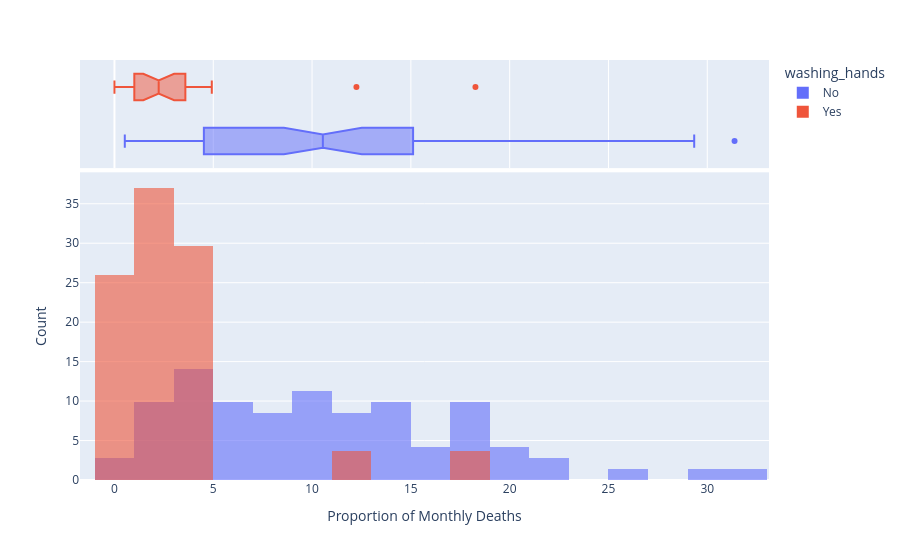

Write notebook code for a chart like this one.
### Code cell
hist = px.histogram(df_monthly_deaths,
                   x='pct_deaths',
                   color='washing_hands',
                   nbins=30,
                   opacity=0.6,
                   barmode='overlay',
                   histnorm='percent',
                   marginal='box',)

hist.update_layout(xaxis_title='Proportion of Monthly Deaths',
                   yaxis_title='Count',)

hist.show()

### Figure 1 — Plotly figure (JSON) as saved in the notebook; plotly's stock layout.template omitted (floating-point values rounded to 4 significant figures)
{"data": [{"bingroup": "x", "histnorm": "percent", "hovertemplate": "washing_hands=No<br>pct_deaths=%{x}<br>percent=%{y}<extra></extra>", "legendgroup": "No", "marker": {"color": "#636efa", "opacity": 0.6, "pattern": {"shape": ""}}, "name": "No", "nbinsx": 30, "orientation": "v", "showlegend": true, "x": [14.57, 7.531, 4.332, 1.569, 0.7843, 5.0, 8.421, 1.351, 1.878, 11.02, 22.55, 20.85, 12.22, 10.23, 10.74, 3.226, 6.593, 20.78, 25.46, 18.39, 29.34, 22.97, 31.38, 19.12, 15.97, 12.41, 11.93, 6.098, 4.082, 0.5236, 1.554, 2.262, 17.6, 7.143, 8.051, 15.16, 11.28, 17.03, 17.31, 5.833, 2.679, 4.369, 6.32, 1.224, 3.226, 11.02, 10.55, 7.591, 4.745, 4.452, 4.231, 4.392, 7.143, 6.122, 3.586, 10.55, 14.84, 10.94, 10.49, 13.39, 18.09, 15.43, 18.97, 13.44, 10.15, 13.1, 18.06, 14.39, 14.96, 10.77, 5.369], "xaxis": "x", "yaxis": "y", "type": "histogram"}, {"hovertemplate": "washing_hands=No<br>pct_deaths=%{x}<extra></extra>", "legendgroup": "No", "marker": {"color": "#636efa"}, "name": "No", "notched": true, "showlegend": false, "x": [14.57, 7.531, 4.332, 1.569, 0.7843, 5.0, 8.421, 1.351, 1.878, 11.02, 22.55, 20.85, 12.22, 10.23, 10.74, 3.226, 6.593, 20.78, 25.46, 18.39, 29.34, 22.97, 31.38, 19.12, 15.97, 12.41, 11.93, 6.098, 4.082, 0.5236, 1.554, 2.262, 17.6, 7.143, 8.051, 15.16, 11.28, 17.03, 17.31, 5.833, 2.679, 4.369, 6.32, 1.224, 3.226, 11.02, 10.55, 7.591, 4.745, 4.452, 4.231, 4.392, 7.143, 6.122, 3.586, 10.55, 14.84, 10.94, 10.49, 13.39, 18.09, 15.43, 18.97, 13.44, 10.15, 13.1, 18.06, 14.39, 14.96, 10.77, 5.369], "xaxis": "x2", "yaxis": "y2", "type": "box"}, {"bingroup": "x", "histnorm": "percent", "hovertemplate": "washing_hands=Yes<br>pct_deaths=%{x}<br>percent=%{y}<extra></extra>", "legendgroup": "Yes", "marker": {"color": "#EF553B", "opacity": 0.6, "pattern": {"shape": ""}}, "name": "Yes", "nbinsx": 30, "orientation": "v", "showlegend": true, "x": [3.215, 1.923, 3.607, 18.27, 12.24, 2.239, 1.2, 1.894, 4.58, 3.957, 4.472, 2.93, 3.534, 0.6873, 0.0, 0.6557, 0.9585, 1.136, 0.3717, 0.0, 0.9615, 2.341, 2.903, 1.34, 2.233, 3.085, 4.926], "xaxis": "x", "yaxis": "y", "type": "histogram"}, {"hovertemplate": "washing_hands=Yes<br>pct_deaths=%{x}<extra></extra>", "legendgroup": "Yes", "marker": {"color": "#EF553B"}, "name": "Yes", "notched": true, "showlegend": false, "x": [3.215, 1.923, 3.607, 18.27, 12.24, 2.239, 1.2, 1.894, 4.58, 3.957, 4.472, 2.93, 3.534, 0.6873, 0.0, 0.6557, 0.9585, 1.136, 0.3717, 0.0, 0.9615, 2.341, 2.903, 1.34, 2.233, 3.085, 4.926], "xaxis": "x2", "yaxis": "y2", "type": "box"}], "layout": {"xaxis": {"anchor": "y", "domain": [0.0, 1.0], "title": {"text": "Proportion of Monthly Deaths"}}, "yaxis": {"anchor": "x", "domain": [0.0, 0.7326], "title": {"text": "Count"}}, "xaxis2": {"anchor": "y2", "domain": [0.0, 1.0], "matches": "x", "showticklabels": false, "showgrid": true}, "yaxis2": {"anchor": "x2", "domain": [0.7426, 1.0], "matches": "y2", "showticklabels": false, "showline": false, "ticks": "", "showgrid": false}, "legend": {"title": {"text": "washing_hands"}, "tracegroupgap": 0}, "margin": {"t": 60}, "barmode": "overlay"}}
